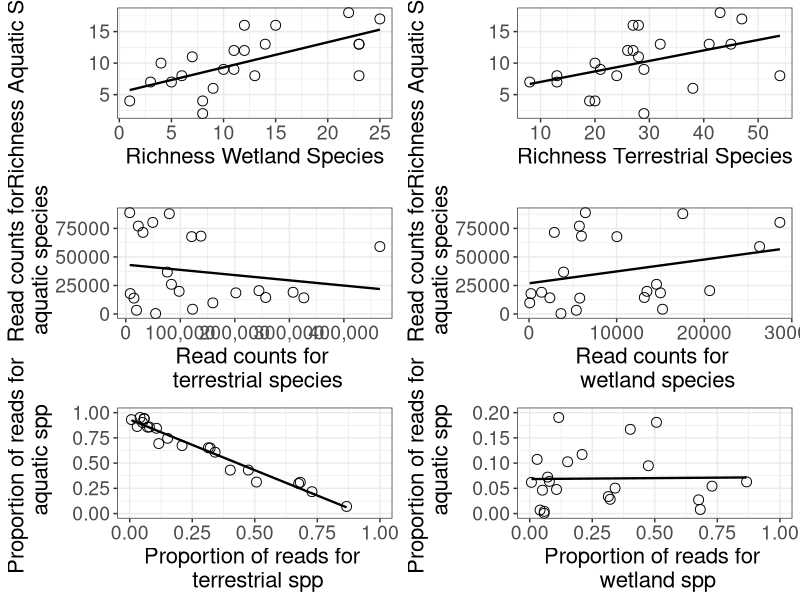

This chart was generated by the following R code:
library(ggplot2)
library(cowplot)

# Plot with proportions of reads of terrestrial, wetland, and aquatic plant
# species

df<-read.csv("reads.richness.groups.csv",header=TRUE)


p5<-ggplot(df,aes(x=prop.aquatic, y=prop.terrestrial))+
  geom_smooth(method = "lm", se=FALSE, col = "black", size=0.8)+
  geom_point(shape=21,size=3)+theme_bw()+
  xlab("Proportion of reads for \n terrestrial spp")+
  ylab("Proportion of reads for \n aquatic spp")+
  xlim(0,1)+ylim(0,1)+
  theme(axis.title = element_text(size=16),
        axis.text = element_text(size=14))


p6<-ggplot(df,aes(x=prop.aquatic, y=prop.wetland))+
  geom_smooth(method = "lm", se=FALSE, col = "black", size=0.8)+
  geom_point(shape=21,size=3)+theme_bw()+
  xlab("Proportion of reads for \n wetland spp")+
  ylab("Proportion of reads for \n aquatic spp")+
  xlim(0,1)+ylim(0,0.2)+
  theme(axis.title = element_text(size=16),
        axis.text = element_text(size=14))

p3<-ggplot(df,aes(x=terrestrial.reads, y=aquatic.reads))+
  geom_smooth(method = "lm", se=FALSE, col = "black", size=0.8)+
  geom_point(shape=21,size=3)+theme_bw()+
  xlab("Read counts for \n terrestrial species")+
  ylab("Read counts for \n aquatic species")+
  scale_x_continuous(labels = scales::comma)+
  theme(axis.title = element_text(size=16),
        axis.text = element_text(size=14))

p4<-ggplot(df,aes(x=wetland.reads, y=aquatic.reads))+
  geom_smooth(method = "lm", se=FALSE, col = "black", size=0.8)+
  geom_point(shape=21,size=3)+theme_bw()+
  xlab("Read counts for \n wetland species")+
  ylab("Read counts for \n aquatic species")+
  theme(axis.title = element_text(size=16),
        axis.text = element_text(size=14))


p2<-ggplot(df,aes(x=terrestrial.spp, y=aquatic.spp))+
  geom_smooth(method = "lm", se=FALSE, col = "black", size=0.8)+
  geom_point(shape=21,size=3)+theme_bw()+
  xlab("Richness Terrestrial Species")+
  ylab("Richness Aquatic Species")+
  theme(axis.title = element_text(size=16),
        axis.text = element_text(size=14))


p1<-ggplot(df,aes(x=wetland.spp, y=aquatic.spp))+
  geom_smooth(method = "lm", se=FALSE, col = "black", size=0.8)+
  geom_point(shape=21,size=3)+theme_bw()+
  xlab("Richness Wetland Species")+
  ylab("Richness Aquatic Species")+
  theme(axis.title = element_text(size=16),
        axis.text = element_text(size=14))




combinedPlot <- plot_grid(p1, p2, p3, p4,p5, p6, ncol=2, nrow=3, align='hv',
                          rel_widths=1,rel_heights= 1)

png("Correlations reads and richness.png",width = 3500, height = 3000, units = "px", res=300)
combinedPlot
dev.off()


# Correlations

cor.test(df$aquatic.spp,df$terrestrial.spp)
cor.test(df$aquatic.spp,df$wetland.spp)

cor.test(df$aquatic.reads,df$terrestrial.reads)
cor.test(df$aquatic.reads,df$wetland.reads)

cor.test(df$prop.aquatic,df$prop.terrestrial, method = "spearman")
cor.test(df$prop.aquatic,df$prop.wetland, method = "spearman")

